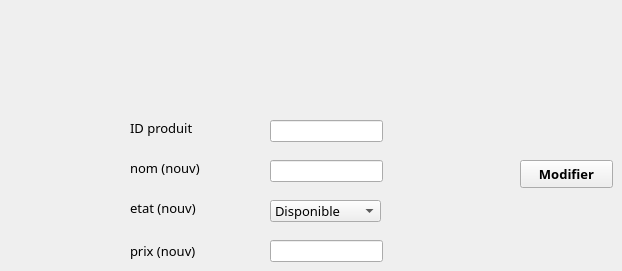
      <widget class="QWidget" name="tab_8">
       <attribute name="title">
        <string>Modifier</string>
       </attribute>
       <widget class="QPushButton" name="pb_modifier">
        <property name="geometry">
         <rect>
          <x>520</x>
          <y>160</y>
          <width>93</width>
          <height>28</height>
         </rect>
        </property>
        <property name="font">
         <font>
          <family>Californian FB</family>
          <pointsize>10</pointsize>
          <weight>75</weight>
          <bold>true</bold>
         </font>
        </property>
        <property name="styleSheet">
         <string notr="true"/>
        </property>
        <property name="text">
         <string>Modifier</string>
        </property>
       </widget>
       <widget class="QLabel" name="label_28">
        <property name="geometry">
         <rect>
          <x>130</x>
          <y>120</y>
          <width>81</width>
          <height>16</height>
         </rect>
        </property>
        <property name="font">
         <font>
          <family>Californian FB</family>
          <pointsize>10</pointsize>
         </font>
        </property>
        <property name="text">
         <string>ID produit</string>
        </property>
       </widget>
       <widget class="QLabel" name="label_29">
        <property name="geometry">
         <rect>
          <x>130</x>
          <y>160</y>
          <width>91</width>
          <height>16</height>
         </rect>
        </property>
        <property name="font">
         <font>
          <family>Californian FB</family>
          <pointsize>10</pointsize>
         </font>
        </property>
        <property name="text">
         <string>nom (nouv)</string>
        </property>
       </widget>
       <widget class="QLabel" name="label_30">
        <property name="geometry">
         <rect>
          <x>130</x>
          <y>200</y>
          <width>91</width>
          <height>16</height>
         </rect>
        </property>
        <property name="font">
         <font>
          <family>Californian FB</family>
          <pointsize>10</pointsize>
         </font>
        </property>
        <property name="text">
         <string>etat (nouv)</string>
        </property>
       </widget>
       <widget class="QLabel" name="label_31">
        <property name="geometry">
         <rect>
          <x>130</x>
          <y>240</y>
          <width>91</width>
          <height>21</height>
         </rect>
        </property>
        <property name="font">
         <font>
          <family>Californian FB</family>
          <pointsize>10</pointsize>
         </font>
        </property>
        <property name="text">
         <string>prix (nouv) </string>
        </property>
       </widget>
       <widget class="QLineEdit" name="le_id_3">
        <property name="geometry">
         <rect>
          <x>270</x>
          <y>120</y>
          <width>113</width>
          <height>22</height>
         </rect>
        </property>
       </widget>
       <widget class="QLineEdit" name="le_nom_3">
        <property name="geometry">
         <rect>
          <x>270</x>
          <y>160</y>
          <width>113</width>
          <height>22</height>
         </rect>
        </property>
       </widget>
       <widget class="QLineEdit" name="le_prix_3">
        <property name="geometry">
         <rect>
          <x>270</x>
          <y>240</y>
          <width>113</width>
          <height>22</height>
         </rect>
        </property>
       </widget>
       <widget class="QComboBox" name="l_etat_2">
        <property name="geometry">
         <rect>
          <x>270</x>
          <y>200</y>
          <width>111</width>
          <height>22</height>
         </rect>
        </property>
        <property name="font">
         <font>
          <family>Californian FB</family>
          <pointsize>10</pointsize>
         </font>
        </property>
        <item>
         <property name="text">
          <string>Disponible</string>
         </property>
        </item>
        <item>
         <property name="text">
          <string>Non disponible</string>
         </property>
        </item>
       </widget>
      </widget>
